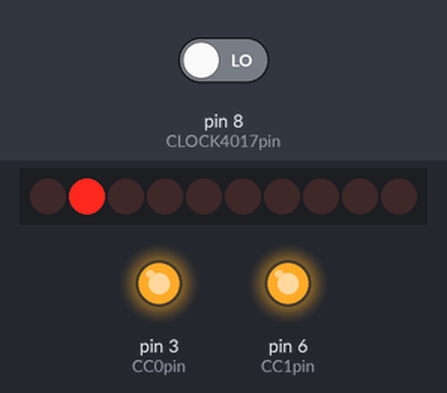
A sketch run on a simulated Arduino Uno, built with avr-gcc and run on an emulated ATmega328P. On the bench: 10 shift-register outputs drawn as a row of LEDs (first output left, lit = HIGH), output pins drawn as LEDs (lit = HIGH). Wiring (inferred from the names in the program): decade counter: clock pin 8. Wiring (inferred from the signals the program sends): row of LEDs: on Q0, Q1, Q2, Q3, Q4, Q5, Q6, Q7, Q8, Q9. The test bench sets the inputs (shaded band); at power-on: pin 8 (CLOCK4017pin) LOW. Pins used as bus, display or sensor lines are not drawn.

Above: at 0.8 s.
0.9 s: pin 8 (CLOCK4017pin) driven HIGH
At 1.2 s:
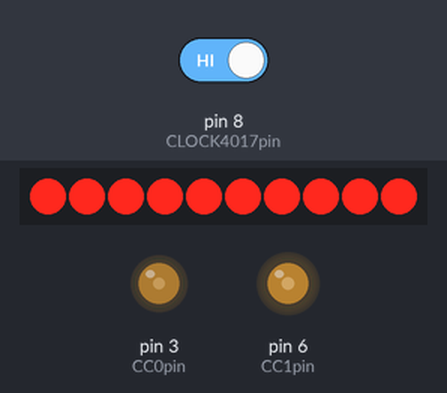
Timing chart, 0 to 9.9 s (numbered marks = the images above; inputs shaded):
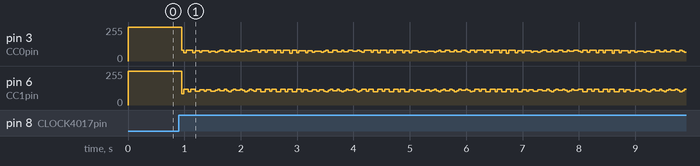

The sketch:

Multiplex4017Demo.ino
```cpp
/*
This sketch demonstrates multiplexing two 7-segment displays - by segment instead
of by digit - using an external decoder chip for the segment lines - the 74HC4017.
This is otherwise the same as the basic Demo sketch. The 4017 works only for
common cathode displays. The schematic is also found in this repository.
*/

const byte SEGMENTS  = 7;                  //Number of segments. 8 if using DP
const byte DISPLAYS  = 2;                  //Number of displays used - two here
const byte Refresh   = 3;                  //Number of millis changes between segments

   // Define the pin used to clock the 74HC4017

const byte CLOCK4017pin = 8;

   // Define pins used by common cathodes - add others as needed

const byte CC0pin  = 3;
const byte CC1pin  = 6;

   // Arrays allow using any number of DISPLAYS - add others as needed

byte  CCpin[] = {CC0pin,CC1pin};           //The digit's CC driver pin number
byte  DIGIT[DISPLAYS];                     //And its displayed character

   // Use these defs for common cathode displays - LOW to sink current

const byte CCON    = LOW;
const byte CCOFF   = HIGH;

   // The bit value of each segment

const byte segA  = bit(0);
const byte segB  = bit(1);
const byte segC  = bit(2);
const byte segD  = bit(3);
const byte segE  = bit(4);
const byte segF  = bit(5);
const byte segG  = bit(6);
//const byte segH  = bit(7);               //if the decimal point if used

   // Segment patterns of the characters "0" thru "9", plus a "10" character

const byte char0 = segA + segB + segC + segD + segE + segF;
const byte char1 = segB + segC;
const byte char2 = segA + segB + segD + segE + segG;
const byte char3 = segA + segB + segC + segD + segG;
const byte char4 = segB + segC + segF + segG;
const byte char5 = segA + segC + segD + segF + segG;
const byte char6 = segA + segC + segD + segE + segF + segG;
const byte char7 = segA + segB + segC;
const byte char8 = segA + segB + segC + segD + segE + segF + segG;
const byte char9 = segA + segB + segC + segD + segF + segG;
const byte char10  = segA + segD + segG;     //used to display "100"

   // Array links a value to its character

byte charArray[] = {char0, char1, char2, char3, char4, char5,
                    char6, char7, char8, char9, char10};

unsigned long PREVmillis;
unsigned long CURmillis;
byte milliCount = 0;                       //Number of millis changes so far

byte SEGCOUNT;                             //Segment counter - zero to six (or seven)
byte CURSEG;                               //Current segment bit position

byte i;
int TEMP = LOW;

void setup() {

  for(i = 0; i < DISPLAYS; ++i) {          //Initialize all CC pins to OUTPUT, OFF
    pinMode(CCpin[i],OUTPUT);
    digitalWrite(CCpin[i],CCOFF);          //Set displayed characters to "0"
    DIGIT[i] = char0;
  }

     //Clock the 4017 once to establish a stable clock line

  pinMode(CLOCK4017pin, OUTPUT);           //Set up 4017 Clock driver pin - OUTPUT
  digitalWrite(CLOCK4017pin,LOW);          //clock the 4017 once
  digitalWrite(CLOCK4017pin,HIGH);         //clock occurs on rising edge

     //Clock the 4017 until the segment A output goes HIGH

  while (TEMP == LOW) {
    pinMode(CLOCK4017pin,INPUT);           //change port to INPUT (floating)
    TEMP = digitalRead(CLOCK4017pin);      //read state of Q0 (and Clock)
    digitalWrite(CLOCK4017pin,HIGH);       //must do this before changing back to output
    pinMode(CLOCK4017pin,OUTPUT);          //switching back to OUTPUT
                                           //     clocks the 4017 if Q0 was LOW
                                           //once Q0 reads HIGH, we're done - segment A ON
  }

     // Initialize so everything else also points to segment A

  SEGCOUNT   = 0;                          //Segments counter - set to segment A
  CURSEG     = 1;                          //Bit position of segment A

  PREVmillis = millis();

     // Below for demo purposes - normally to display a VALUE 0-9, it would be
     //     DIGIT[i] = charArray[VALUE]

  DIGIT[0]    = char2;                     //Current segment pattern of Digit0 "2"
  DIGIT[1]    = char4;                     //Current segment pattern of Digit1 "4"
}


void loop() {

  CURmillis = millis();
  if (CURmillis != PREVmillis) {
    milliCount++;
    PREVmillis = CURmillis;
  }
  if (milliCount == Refresh) {
    milliCount = 0;

       //This section selects the next segment

    CURSEG     = CURSEG << 1;            //shift to next bit position
    SEGCOUNT  += 1;                      //and increment the count
    if (SEGCOUNT == SEGMENTS) {          //if done with last segment, start over
      SEGCOUNT = 0;                      //re-initialize
      CURSEG   = 1;
    }

       //Turn the CC pins OFF while making changes - prevents ghosting

    for(i = 0;i < DISPLAYS; ++i) digitalWrite(CCpin[i],CCOFF);

       //Execute one clock pulse on the 4017 - shift output to next segment

    digitalWrite(CLOCK4017pin,LOW);
    digitalWrite(CLOCK4017pin,HIGH);

       //This section turns the CC pins back ON per the patterns of the characters
       //If the CURSEG bit of the DIGIT[n] segment pattern is 1, turn on the CCpin[n]

    for(i = 0; i < DISPLAYS; ++i) {
      if (DIGIT[i] & CURSEG) digitalWrite(CCpin[i], CCON);
    }
  }
}
```
